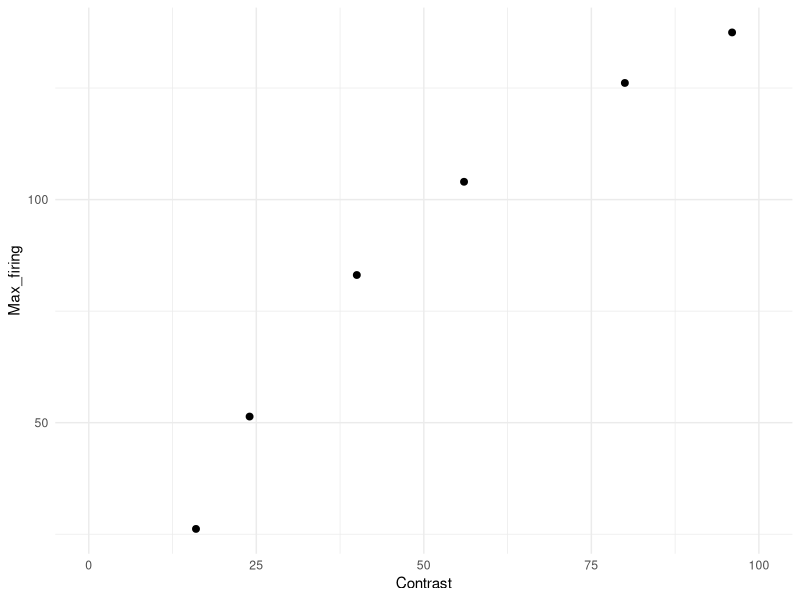
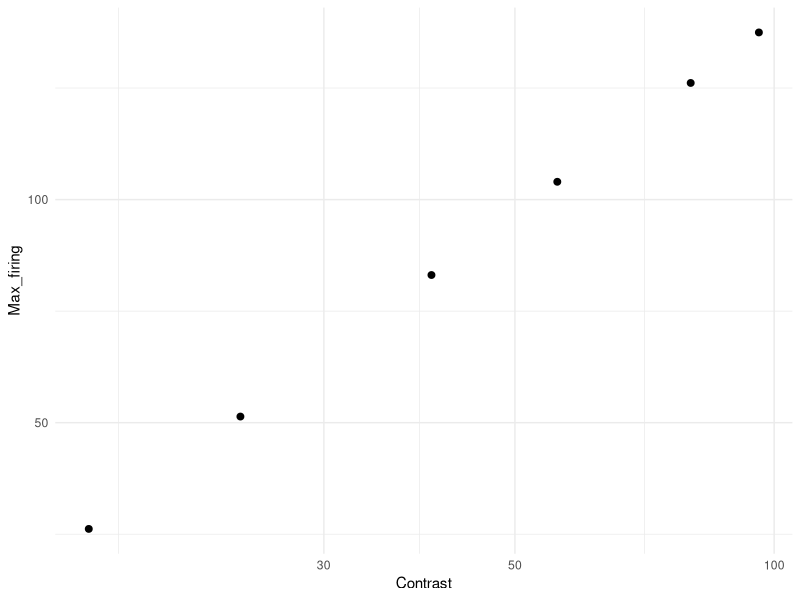

R code for these plots, in order: (Note: this script raises an error after producing the figures.)
# Simulation based on Albrecht & Hamilton (1982, fig. 1G)

library(tidyverse)
library(doParallel)
library(foreach)

Contrast <- c(2, 4, 8, 16, 24, 40, 56, 80, 96)
a <- -146 # fixed at 60 for comparability
b <-  143

Max_firing <- a + b * log10(Contrast)
df_ah <- data.frame(Contrast, Max_firing)
df_ah <- df_ah[df_ah$Max_firing >= 0, ]

g1 <- ggplot(df_ah, aes(x = Contrast, y = Max_firing)) +
  geom_point(size = 2) +
  coord_cartesian(xlim = c(0, 100)) +
  theme_minimal()
g1            

g2 <- ggplot(df_ah, aes(x = Contrast, y = Max_firing)) +
  geom_point(size = 2) +
  scale_x_log10() +
  theme_minimal()
g2 

### Simulation ###
cl <- makeCluster(parallel::detectCores() - 1)
registerDoParallel(cl)

n_neurons <- 180                                               # Number of neurons in the population
orientations <- seq(1, 180, by = 1)                            # Possible orientations (0 to 359 degrees)
preferred_orientations <-  seq(1, 180, length.out = n_neurons) # Preferred orientation of each neuron
max_firing_seq <- df_ah$Max_firing                             # Maximum firing rate of each neuron
contrast <-       df_ah$Contrast
tuning_width    <- 20                                          # Tuning width (standard deviation) of each neuron's response curve
n_trials <- 10000

all_results <- list()

for (max_firing_rate in max_firing_seq) {
  
  cat("Running max firing rate =", max_firing_rate, "\n")
  
  tuning_curves <- matrix(0, nrow = n_neurons, ncol = length(orientations))
  
  for (i in 1:n_neurons) {
    tuning_curves[i, ] <- max_firing_rate * exp(
      -0.5 * (
        pmin(abs(orientations - preferred_orientations[i]),
             180 - abs(orientations - preferred_orientations[i]))^2
      ) / tuning_width^2
    )
  }
  
  # ---- 90 ----
  responses_90 <- foreach(
    i = 1:n_trials,
    .combine = rbind,
    .packages = "stats"
  ) %dopar% {
    
    input_90 <- rnorm(n_trials, 90, 0)
    idx <- round(input_90[i]) + 1
    idx <- pmin(pmax(idx, 1), 180)
    
    mu <- tuning_curves[, idx]
    mu[mu == 0] <- 1e-8
    
    resp <- rnbinom(n_neurons, size = 1000000, mu = mu)
    
    cbind(resp,
          neuron = seq_len(n_neurons),
          stim = 90,
          trial = i,
          maxFR = max_firing_rate)
  }
  
  # ---- 91 ----
  responses_91 <- foreach(
    i = 1:n_trials,
    .combine = rbind,
    .packages = "stats"
  ) %dopar% {
    
    input_91 <- rnorm(n_trials, 91, 0)
    idx <- round(input_91[i]) + 1
    idx <- pmin(pmax(idx, 1), 180)
    
    mu <- tuning_curves[, idx]
    mu[mu == 0] <- 1e-8
    
    resp <- rnbinom(n_neurons, size = 1000000, mu = mu)
    
    cbind(resp,
          neuron = seq_len(n_neurons),
          stim = 91,
          trial = i,
          maxFR = max_firing_rate)
  }
  
  df_tmp <- as.data.frame(rbind(responses_90, responses_91))
  colnames(df_tmp) <- c("Spikes", "Neuron", "Stimulus", "Trial", "Contrast")
  
  all_results[[as.character(max_firing_rate)]] <- df_tmp
}

df <- do.call(rbind, all_results)
df$Contrast <- contrast[match(df$Contrast, max_firing_seq)]

### Visualization ###
df %>%
  group_by(Stimulus, Contrast, Trial) %>%
  summarise(Sum_spikes = sum(Spikes), .groups = "drop") -> df_sum

g3 <- ggplot(df_sum, aes(x = Sum_spikes)) +
  geom_density(alpha = 0.2, linewidth = 1) +
  theme_classic() +
  facet_wrap(. ~ Contrast, scales = "free") +  # axes scale to "free"
  scale_x_continuous(
    breaks = scales::pretty_breaks(n = 3)  # pretty
  ) +
  labs(
    x = "Sum of spikes",
    y = "Density",
    color = "Max firing rate",
    fill =  "Max firing rate"
  )
g3

df_sum %>%
  group_by(Contrast) %>%
  summarise(Mean_sum_spikes = mean(Sum_spikes),
            SD_sum_spikes = sd(Sum_spikes), .groups = "drop") -> df_summary

df_summary %>%
  ggplot(aes(x = Contrast, y = Mean_sum_spikes)) +
  geom_point(size = 2) +
  coord_cartesian(xlim = c(0, 100)) +
  theme_minimal() -> g4
g4

df_summary %>%
  ggplot(aes(x = Contrast, y = Mean_sum_spikes)) +
  geom_point(size = 2) +
  scale_x_log10() +
  theme_minimal() -> g5
g5

df_summary %>%
  ggplot(aes(x = Contrast, y = SD_sum_spikes)) +
  geom_point(size = 2) +
  coord_cartesian(xlim = c(0, 100)) +
  theme_minimal() -> g6
g6

df_summary %>%
  ggplot(aes(x = Contrast, y = SD_sum_spikes)) +
  geom_point(size = 2) +
  scale_x_log10() +
  theme_minimal() -> g7
g7

df %>%
  filter(Neuron %in% c(90, 91)) %>%
  pivot_wider(names_from = Neuron, values_from = Spikes) %>%
  ggplot(aes(x = `90`, y = `91`, color = factor(Stimulus))) +
  geom_point(size = 2, alpha = 0.2) +
  labs(x = "Neuron 90", y = "Neuron 91") +
  coord_cartesian(xlim = c(0, 100), ylim = c(0, 100)) +
  theme_minimal() +
  facet_wrap(. ~ Contrast) -> g8
# g8

# sanity check for fano factor 
df %>%
  group_by(Contrast, Stimulus, Neuron) %>%
  summarise(
    mean_spikes = mean(Spikes),
    var_spikes  = var(Spikes),
    fano = var_spikes / mean_spikes,
    .groups = "drop"
  ) %>%
  filter(mean_spikes > 0) %>%
  group_by(Contrast, Stimulus) %>%
  summarise(
    mean_mean_spikes = mean(mean_spikes, na.rm = TRUE),
    mean_var_spikes = mean(var_spikes),
    mean_fano = mean(fano, na.rm = TRUE), # average across neurons
    sd_fano   = sd(fano, na.rm = TRUE),   # sd across neurons
    .groups = "drop")

### Linear Fisher information ###
df_wide <- df %>%
  pivot_wider(
    id_cols = c(Trial, Contrast, Stimulus),
    names_from = Neuron,
    values_from = Spikes)

df_wide$Stimulus_bin <- ifelse(df_wide$Stimulus == 90, 1, 0)

compute_lfi <- function(data, lambda = 1e-6) {
  
  neurons <- grep("^[0-9]+$", colnames(data), value = TRUE)  
  
  data0 <- data[data$Stimulus_bin == 0, neurons]
  data1 <- data[data$Stimulus_bin == 1, neurons]
  
  mu0 <- colMeans(data0)
  mu1 <- colMeans(data1)
  
  df <- mu1 - mu0
  
  Sigma0 <- cov(data0)
  Sigma1 <- cov(data1)
  Sigma  <- (Sigma0 + Sigma1) / 2
  
  p <- length(neurons)              # 逆行列を安定化させる処理 (ニューロン間の相関を少し弱める)
  Sigma <- Sigma + lambda * diag(p) # Ridge正則化, Tikhonov regularization (小さい固有値を持ち上げる)
  
  I <- as.numeric(t(df) %*% solve(Sigma) %*% df) # LFI
  I_per_neuron <- I / p
  
  return(I_per_neuron)
}

maxFR_values <- sort(unique(df_wide$Contrast))

lfi_results <- data.frame(
  Contrast = numeric(),
  LFI_per_neuron = numeric()
)

for (maxFR in maxFR_values) {
  df_sub <- df_wide[df_wide$Contrast == maxFR, ]
  lfi_value <- compute_lfi(df_sub)
  lfi_results <- rbind(lfi_results,
                       data.frame(Contrast = maxFR,
                                  LFI_per_neuron = lfi_value))
}

lfi_results$Contrast <- contrast
print(lfi_results)

lfi_results %>%
  ggplot(aes(x = Contrast, y = LFI_per_neuron)) +
  geom_point(size = 2) +
  coord_cartesian(xlim = c(0, 100)) +
  theme_minimal() -> g9
g9

### Decoding with logistic regression ###
run_logistic_cv_parallel <- function(data, k = 5, ncores = detectCores() - 1) {
  
  predictors <- grep("^[0-9]+$", colnames(data), value = TRUE)  
  n <- nrow(data)
  
  set.seed(123)
  folds <- sample(rep(1:k, length.out = n))
  
  cl <- makeCluster(ncores)
  registerDoParallel(cl)
  
  acc <- foreach(i = 1:k, .combine = c) %dopar% {
    
    train <- data[folds != i, ]
    test  <- data[folds == i, ]
    
    model <- glm(
      Stimulus_bin ~ .,
      data = train[, c("Stimulus_bin", predictors)],
      family = binomial
    )
    
    prob <- predict(model, newdata = test, type = "response")
    pred <- ifelse(prob > 0.5, 1, 0)
    
    mean(pred == test$Stimulus_bin)
  }
  
  stopCluster(cl)
  
  mean(acc)
}

decoding_results <- data.frame(
  Contrast = numeric(),
  Decoding_accuracy = numeric()
)

for (maxFR in maxFR_values) {
  df_sub <- df_wide[df_wide$Contrast == maxFR, ]
  accuracy <- run_logistic_cv_parallel(df_sub, k = 5, ncores = detectCores() - 1)
  decoding_results <- rbind(decoding_results,
                            data.frame(Contrast = maxFR,
                                       Decoding_accuracy = accuracy))
}

decoding_results <- mutate(decoding_results, D_prime = qnorm(Decoding_accuracy) - qnorm(1 - Decoding_accuracy),
                           Contrast = contrast)
decoding_results

decoding_results %>%
  ggplot(aes(x = Contrast, y = D_prime)) +
  geom_point(size = 2) +
  coord_cartesian(xlim = c(0, 100)) +
  theme_minimal() -> g10
g10

decoding_results %>%
  ggplot(aes(x = Contrast, y = D_prime)) +
  geom_point(size = 2) +
  scale_x_log10() +
  theme_minimal() -> g11
g11

g <- cowplot::plot_grid(g1, g2, g10, g11, g4, g5, nrow = 3)
ggsave("fig_1g.png", g, width = 4, height = 5.6, dpi = 300)
